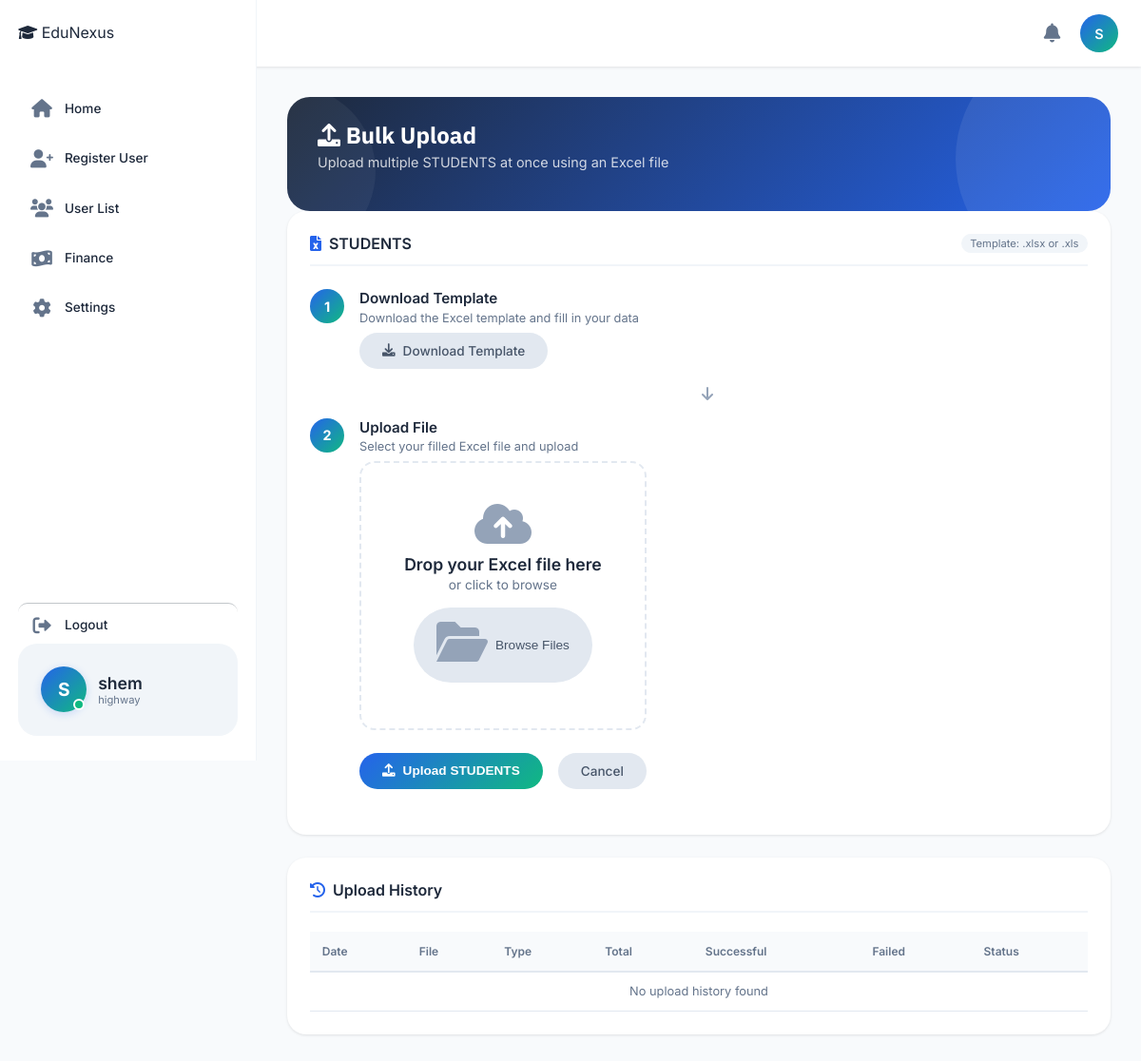
Screenshot of /bulk-upload/students/ (signed in) with the database file from the repository.
### accounts/models.py (models this page shows, shortened)
class User(AbstractUser):
    ROLE_CHOICES = (
        ('SUPER_ADMIN', 'super_Admin'),
        ('ADMIN', 'admin'),
        ('HEAD_TEACHER', 'Head Teacher'),
        ('BURSAR','Bursar'),
        ('SECRETARY', 'Secretary'),
        ('TEACHER', 'teacher'),
        ('STUDENT', 'student'),
        ('PARENT', 'parent')
    )
    objects = UserManager()
    login_id = models.CharField(max_length=100, unique=True, null=True, blank=True)
    admin_id = models.CharField(max_length=20, blank=True, null=True)
    role = models.CharField(max_length=20, choices=ROLE_CHOICES, default='STUDENT')
    is_approved = models.BooleanField(default=False)
    school = models.ForeignKey('School', on_delete=models.SET_NULL, null=True, blank=True, related_name='users')
    phone_number = models.CharField(max_length=15, unique=True, null=True, blank=True)
    id_number = models.CharField(max_length=20, blank=True, null=True)
    admission_number = models.CharField(max_length=20, blank=True, null=True)
    tsc_number = models.CharField(max_length=20, blank=True, null=True)
    is_first_login = models.BooleanField(default=True)

class School(models.Model):
    name = models.CharField(max_length=200)
    code = models.CharField(max_length=20, unique=True)
    email = models.EmailField()
    phone = models.CharField(max_length=15)
    address = models.TextField(blank=True, null=True)
    logo = models.ImageField(upload_to='school_logos/', blank=True, null=True)
    is_active = models.BooleanField(default=True)
    created_at = models.DateTimeField(auto_now_add=True)
    created_by = models.ForeignKey('User', on_delete=models.SET_NULL, null=True, blank=True, related_name='created_schools')
    class Meta:
        ordering = ['name']

### accounts/views.py (the view, shortened to what this page needs)
# urls.py: path('bulk-upload/students/', bulk_upload_students, name='bulk_upload_students'),
@login_required
def bulk_upload_students(request):
    if request.user.role not in ['HEAD_TEACHER', 'ADMIN', 'SUPER_ADMIN']:
        messages.error(request, "You don't have permission to bulk upload students.")
        return redirect('dashboard')
    if request.user.role == 'SUPER_ADMIN':
        school_id = request.GET.get('school_id') or request.POST.get('school_id')
        if school_id:
            school = get_object_or_404(School, id=school_id)
        else:
            school = None
    else:
        school = request.user.school
    context = {
        'school': school,
        'schools': School.objects.filter(is_active=True) if request.user.role == 'SUPER_ADMIN' else None,
        'upload_type': 'STUDENTS',
    }
    return render(request, 'accounts/bulk_upload.html', context)

### finance/models.py (called while the page is built, shortened)
    def can_access_system(self):
        if self.status == 'ACTIVE':
            return True

### accounts/templates/accounts/bulk_upload.html (shortened to what this page needs)
{% extends 'base.html' %}
{% load static %}
{% block content %}
<div class="dashboard-header">
    <h1><i class="fas fa-upload"></i> Bulk Upload</h1>
    <p>Upload multiple {{ upload_type|default:"users" }} at once using an Excel file</p>
</div>
<div class="modern-card">
    <div class="card-header-modern">
        <h3><i class="fas fa-file-excel"></i> {{ upload_type|default:"Upload" }}</h3>
        <span class="user-count">Template: .xlsx or .xls</span>
    </div>
    <div class="upload-steps">
        <div class="step-item">
            <div class="step-number">1</div>
            <div class="step-content">
                <h4>Download Template</h4>
                <p>Download the Excel template and fill in your data</p>
                <a href="#" class="btn-secondary" style="display: inline-flex; align-items: center; gap: 0.5rem;">
                    <i class="fas fa-download"></i> Download Template
                </a>
            </div>
        </div>
        <div class="step-divider">
            <i class="fas fa-arrow-down"></i>
        </div>
        <div class="step-item">
            <div class="step-number">2</div>
            <div class="step-content">
                <h4>Upload File</h4>
                <p>Select your filled Excel file and upload</p>
                <form method="POST" enctype="multipart/form-data" id="uploadForm">
                    <div class="upload-area" id="uploadArea">
                        <i class="fas fa-cloud-upload-alt"></i>
                        <h3>Drop your Excel file here</h3>
                        <p>or click to browse</p>
                        <button type="button" class="btn-secondary" onclick="document.getElementById('fileInput').click()">
                            <i class="fas fa-folder-open"></i> Browse Files
                        </button>
                    </div>
                    <div class="form-actions" style="margin-top: 1.5rem;">
                        <button type="submit" class="btn-primary" id="uploadBtn">
                            <i class="fas fa-upload"></i> Upload {{ upload_type|default:"Users" }}
                        </button>
                        <a href="{% url 'dashboard' %}" class="btn-secondary">Cancel</a>
                    </div>
                </form>
            </div>
        </div>
    </div>
</div>
<div class="modern-card">
    <div class="card-header-modern">
        <h3><i class="fas fa-history"></i> Upload History</h3>
    </div>
    <div class="table-responsive">
        <table class="data-table-modern">
            <thead>
                <tr>
                    <th>Date</th>
                    <th>File</th>
                    <th>Type</th>
                    <th>Total</th>
                    <th>Successful</th>
                    <th>Failed</th>
                    <th>Status</th>
                </tr>
            </thead>
            <tbody id="uploadHistoryBody">
                <tr>
                    <td colspan="7" class="empty-state">No upload history found</td>
                </tr>
            </tbody>
        </table>
    </div>
</div>
{% endblock %}

### templates/base.html (shortened to what this page needs)
{% load static %}
{% load pwa %}
<!DOCTYPE html>
<html lang="en">
<head>
    <link rel="stylesheet" href="{% static 'css/style.css' %}">
    <link rel="stylesheet" href="https://cdnjs.cloudflare.com/ajax/libs/font-awesome/6.0.0-beta3/css/all.min.css">
</head>
<body>
    <nav class="top-nav">
        <div class="nav-left">
            <div class="logo-small">
            </div>
        </div>
        <div class="nav-right">
            <div class="notification-badge" id="notificationBell">
                <i class="fas fa-bell"></i>
            </div>
            <div class="profile-icon" id="profileIconBtn">
                <a href="{% url 'profile' %}" class="profile-icon" id="profileIconBtn" style="text-decoration: none;">
                <div class="avatar-circle">
                    {{ request.user.first_name|first|default:request.user.username|first|upper }}
                </div>
            </a>
            </div>
        </div>
    </nav>
<aside class="sidebar" id="sidebar">
    <div class="sidebar-header">
        <div class="logo">
            <i class="fas fa-graduation-cap"></i>
            <span>EduNexus</span>
        </div>
    </div>
    <nav class="sidebar-nav">
        <ul class="sidebar-menu">
            <li class="menu-item {% if request.resolver_match.url_name == 'dashboard' %}active{% endif %}"
                data-url="{% url 'dashboard' %}">
                <i class="fas fa-home"></i>
                <span>Home</span>
            </li>
            {% if request.user.role == 'ADMIN' %}
                <li class="menu-item" data-url="{% url 'register_page' %}">
                    <i class="fas fa-user-plus"></i>
                    <span>Register User</span>
                </li>
                <li class="menu-item" data-url="{% url 'user_list' %}">
                    <i class="fas fa-users"></i>
                    <span>User List</span>
                </li>
                <li class="menu-item" data-url="{% url 'payement_detail' %}">
                    <i class="fas fa-money-bill-wave"></i>
                    <span>Finance</span>
                </li>
            {% endif %}
            <li class="menu-item" data-url="{% url 'profile' %}">
                <i class="fas fa-cog"></i>
                <span>Settings</span>
            </li>
            <li class="menu-item" id="logoutBtn">
                <i class="fas fa-sign-out-alt"></i>
                <span>Logout</span>
            </li>
        </ul>
    </nav>
    <div class="sidebar-user">
        <div class="sidebar-avatar">
            <div class="avatar-large">
                {{ request.user.first_name|first|default:request.user.username|first|upper }}
            </div>
            <span class="online-dot"></span>
        </div>
        <div class="sidebar-user-info">
            <div class="user-name">{{ request.user.first_name|default:request.user.username }}</div>
            <div class="user-email">
                {% if request.user.role == 'SUPER_ADMIN' %}
                    Super Admin
                {% elif request.user.school %}
                    {{ request.user.school.name }}
                {% else %}
                    {{ request.user.get_role_display }}
                {% endif %}
            </div>
        </div>
    </div>
</aside>
    <main class="main-content">
        {% block content %}
        {% endblock %}
    </main>
</body>
</html>

### accounts/templates/accounts/bulk_upload.html (style rules this page uses)
.modern-card { background: white; border-radius: 20px; padding: 1.5rem; margin-bottom: 1.5rem; box-shadow: 0 1px 3px rgba(0,0,0,0.1); }
.card-header-modern { display: flex; justify-content: space-between; align-items: center; margin-bottom: 1.25rem; padding-bottom: 0.75rem; border-bottom: 2px solid #f1f5f9; flex-wrap: wrap; gap: 0.5rem; }
.card-header-modern h3 { font-size: 1rem; font-weight: 600; color: #1e293b; display: flex; align-items: center; gap: 0.5rem; }
.card-header-modern h3 i { color: #2563eb; }
.user-count { font-size: 0.7rem; color: #64748b; background: #f1f5f9; padding: 0.2rem 0.6rem; border-radius: 20px; }
.upload-steps { display: flex; flex-direction: column; gap: 1rem; margin: 1.5rem 0; }
.step-item { display: flex; gap: 1rem; align-items: flex-start; }
.step-number { width: 36px; height: 36px; background: linear-gradient(135deg, #2563eb, #10b981); color: white; border-radius: 50%; display: flex; align-items: center; justify-content: center; font-weight: 700; flex-shrink: 0; font-size: 0.9rem; }
.step-content h4 { font-size: 0.95rem; font-weight: 600; color: #1e293b; margin-bottom: 0.2rem; }
.step-content p { font-size: 0.8rem; color: #64748b; margin-bottom: 0.5rem; }
.step-divider { text-align: center; color: #94a3b8; font-size: 1rem; padding-left: 18px; }
.upload-area { border: 2px dashed #e2e8f0; border-radius: 16px; padding: 2.5rem; text-align: center; transition: all 0.3s; cursor: pointer; }
.upload-area i { font-size: 3rem; color: #94a3b8; margin-bottom: 0.5rem; }
.upload-area h3 { font-size: 1.1rem; font-weight: 600; color: #1e293b; margin-bottom: 0.2rem; }
.upload-area p { color: #64748b; font-size: 0.85rem; margin-bottom: 1rem; }
.btn-primary { background: linear-gradient(135deg, #2563eb, #10b981); color: white; padding: 0.7rem 1.5rem; border: none; border-radius: 40px; font-size: 0.85rem; font-weight: 600; cursor: pointer; transition: all 0.2s; display: inline-flex; align-items: center; gap: 0.5rem; }
.btn-secondary { background: #e2e8f0; color: #475569; padding: 0.7rem 1.5rem; border: none; border-radius: 40px; font-size: 0.85rem; font-weight: 500; cursor: pointer; transition: all 0.2s; display: inline-flex; align-items: center; gap: 0.5rem; text-decoration: none; }
.form-actions { display: flex; gap: 1rem; flex-wrap: wrap; }
.data-table-modern { width: 100%; border-collapse: collapse; }
.data-table-modern th { padding: 0.8rem; background: #f8fafc; font-size: 0.75rem; font-weight: 600; color: #64748b; text-align: left; border-bottom: 2px solid #e2e8f0; }
.data-table-modern td { padding: 0.8rem; border-bottom: 1px solid #e2e8f0; font-size: 0.8rem; }
.empty-state { text-align: center; padding: 2rem; color: #64748b; }

### rows the page displays
User: user.first_name|first "S", user.first_name "shem", user.school.name "highway"

### other values shown
{{ upload_type|default:"users" }} "STUDENTS"
{{ upload_type|default:"Upload" }} "STUDENTS"
{{ upload_type|default:"Users" }} "STUDENTS"
